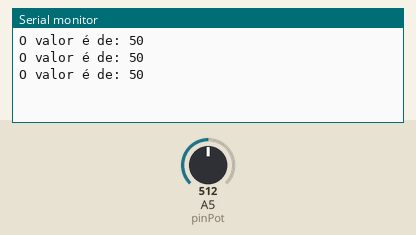
The sketch below on a simulated Arduino Uno, built with avr-gcc and run on an emulated ATmega328P. Parts: the last lines printed to the serial monitor. The test bench sets the inputs (shaded band); at power-on: A5 (pinPot) = 512.

Above: at 1.3 s.
1.4 s: A5 (pinPot) set to 716
At 1.9 s:
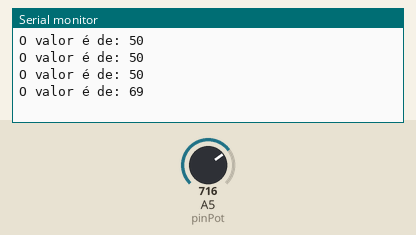
2.9 s: A5 (pinPot) set to 900
At 3.4 s:
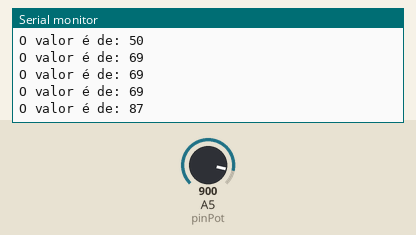
Timing chart, 0 to 5.9 s (numbered marks = the images above; inputs shaded):
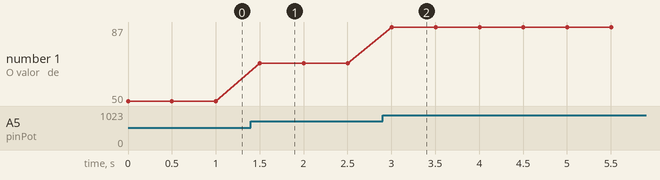

The sketch:

sensorLuz-potem.ino
```cpp
#include <Arduino.h>

#define pinPot A5
int potem, luz;

void setup() {

  Serial.begin(9600);
}

void loop() {

    potem = analogRead(pinPot);
    luz = map(potem, 0, 1023, 0, 100);
  	Serial.print("O valor é de: ");
  	Serial.println(luz);
    delay(500);
}
```

Measured:
- after the input at 1.4 s, the serial monitor: prints a new line after 0.10 s (image 1)
- after the input at 2.9 s, the serial monitor: prints a new line after 0.10 s (image 2)
- plotted number 1: 50 → 69 after the input at 1.4 s, 69 → 87 after the input at 2.9 s
